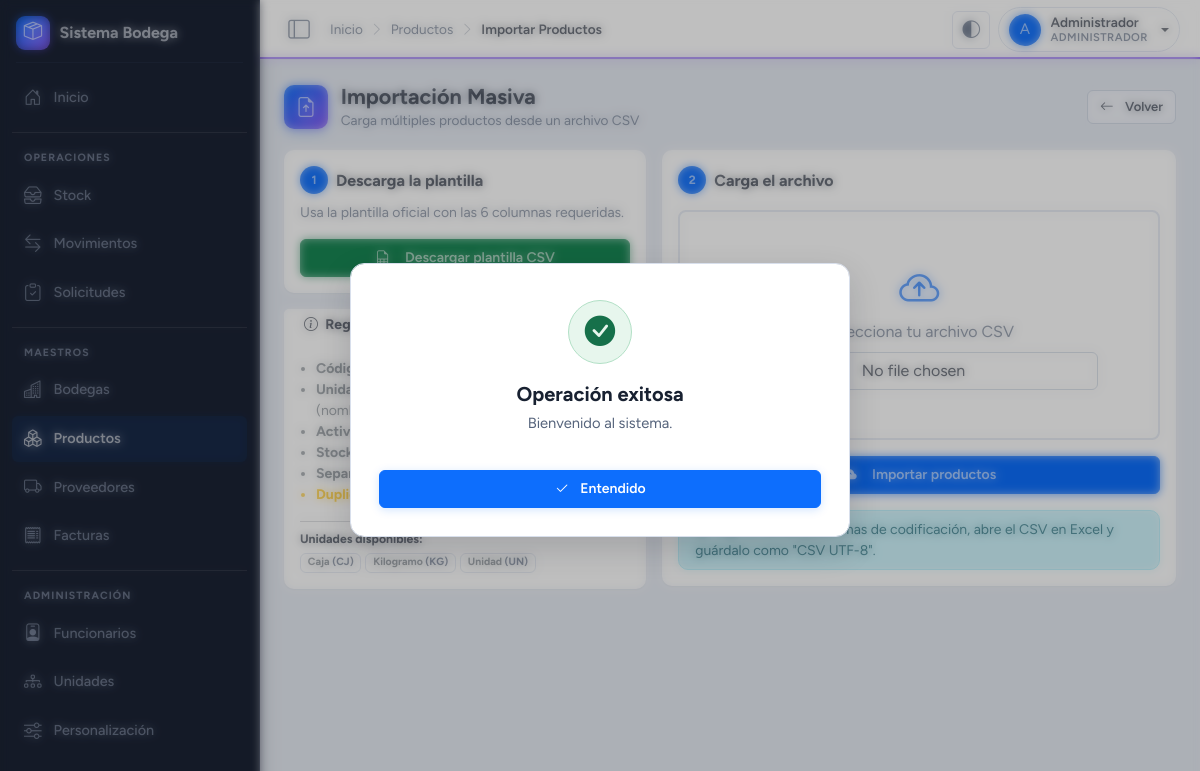
Page /modulos/productos/productos_importar.php (signed in) on the committed database.
### tables this page shows
CREATE TABLE unidades_medida (
    id          INT UNSIGNED AUTO_INCREMENT PRIMARY KEY,
    codigo      VARCHAR(10)  NOT NULL,
    nombre      VARCHAR(80)  NOT NULL,
    descripcion VARCHAR(255) NULL,
    estado      TINYINT(1)   NOT NULL DEFAULT 1,
    UNIQUE KEY uq_um_codigo (codigo)
);

### inc/functions.php (called while the page is built, shortened)
<?php
function h($text)
{
    return htmlspecialchars((string)$text, ENT_QUOTES, 'UTF-8');
}

### modulos/productos/productos_importar.php (the view, shortened to what this page needs)
<?php
require_once __DIR__ . '/../../inc/db.php';
require_once __DIR__ . '/../../inc/functions.php';
$unidadesDisp = $pdo->query("SELECT codigo, nombre FROM unidades_medida WHERE estado = 1 ORDER BY nombre")->fetchAll();
require_once __DIR__ . '/../../inc/header.php';
?>
<div class="row g-3">
    <div class="col-lg-5">
        <div class="card shadow-sm border-0 mb-3">
            <div class="card-body p-3">
                <div class="d-flex align-items-center mb-2">
                    <span class="badge bg-primary rounded-circle me-2 step-badge" >1</span>
                    <h6 class="fw-bold mb-0">Descarga la plantilla</h6>
                </div>
                <p class="text-muted small mb-3">Usa la plantilla oficial con las 6 columnas requeridas.</p>
                <a href="?plantilla=1" class="btn btn-success w-100 fw-semibold">
                    <i class="bi bi-file-earmark-spreadsheet me-2"></i>Descargar plantilla CSV
                </a>
            </div>
        </div>
        <div class="card shadow-sm border-0">
            <div class="card-header bg-body py-2 border-0">
                <h6 class="m-0 fw-bold small"><i class="bi bi-info-circle me-1"></i> Reglas de datos</h6>
            </div>
            <div class="card-body p-3 small">
                <ul class="text-secondary ps-3 mb-3">
                    <li><strong>Código:</strong> único, obligatorio.</li>
                    <li><strong>Unidad_Medida:</strong> debe existir previamente (nombre o código).</li>
                    <li><strong>Activo_Fijo:</strong> <code>1</code> = Sí, <code>0</code> = No.</li>
                    <li><strong>Stock_Minimo:</strong> números decimales (ej: 10.5).</li>
                    <li><strong>Separador:</strong> punto y coma (;).</li>
                    <li class="text-warning"><strong>Duplicados:</strong> se omiten automáticamente.</li>
                </ul>
                <p class="fw-bold small mb-1">Unidades disponibles:</p>
                <div class="d-flex flex-wrap gap-1">
                    <?php foreach ($unidadesDisp as $u): ?>
                        <span class="badge bg-body text-secondary border"><?php echo h($u['nombre']); ?> <span class="text-muted">(<?php echo h($u['codigo']); ?>)</span></span>
                    <?php endforeach; ?>
                </div>
            </div>
        </div>
    </div>
    <div class="col-lg-7">
        <div class="card shadow-sm border-0">
            <div class="card-body p-3">
                <div class="d-flex align-items-center mb-3">
                    <span class="badge bg-primary rounded-circle me-2 step-badge" >2</span>
                    <h6 class="fw-bold mb-0">Carga el archivo</h6>
                </div>
                <form method="post" enctype="multipart/form-data">
                    <div class="py-5 border border-2 border-dashed rounded-3 bg-body mb-3 text-center">
                        <i class="bi bi-cloud-arrow-up fs-1 text-primary"></i>
                        <p class="text-muted mb-2">Selecciona tu archivo CSV</p>
                        <input class="form-control w-75 mx-auto" type="file" name="archivo_csv" accept=".csv" required>
                    </div>
                    <button type="submit" class="btn btn-primary w-100 fw-semibold">
                        <i class="bi bi-cloud-arrow-up-fill me-2"></i>Importar productos
                    </button>
                </form>
                <div class="alert alert-info mt-3 small mb-0 py-2">
                    <i class="bi bi-lightbulb me-1"></i> <strong>Tip:</strong> Si tienes problemas de codificación, abre el CSV en Excel y guárdalo como "CSV UTF-8".
                </div>
            </div>
        </div>
    </div>
</div>
<?php require_once __DIR__ . '/../../inc/footer.php'; ?>

### rows in the picture
unidades_medida: nombre "Caja", codigo "CJ"
unidades_medida: nombre "Kilogramo", codigo "KG"
unidades_medida: nombre "Unidad", codigo "UN"

### other values in the picture
$siteNombre "Sistema Bodega"
$item['label'] "Inicio"
$item['section'] "OPERACIONES"
$item['label'] "Stock"
$item['label'] "Movimientos"
$item['label'] "Solicitudes"
$item['section'] "MAESTROS"
$item['label'] "Bodegas"
$item['label'] "Productos"
$item['label'] "Proveedores"
$item['label'] "Facturas"
$item['section'] "ADMINISTRACIÓN"
$item['label'] "Funcionarios"
$item['label'] "Unidades"
$item['label'] "Personalización"
